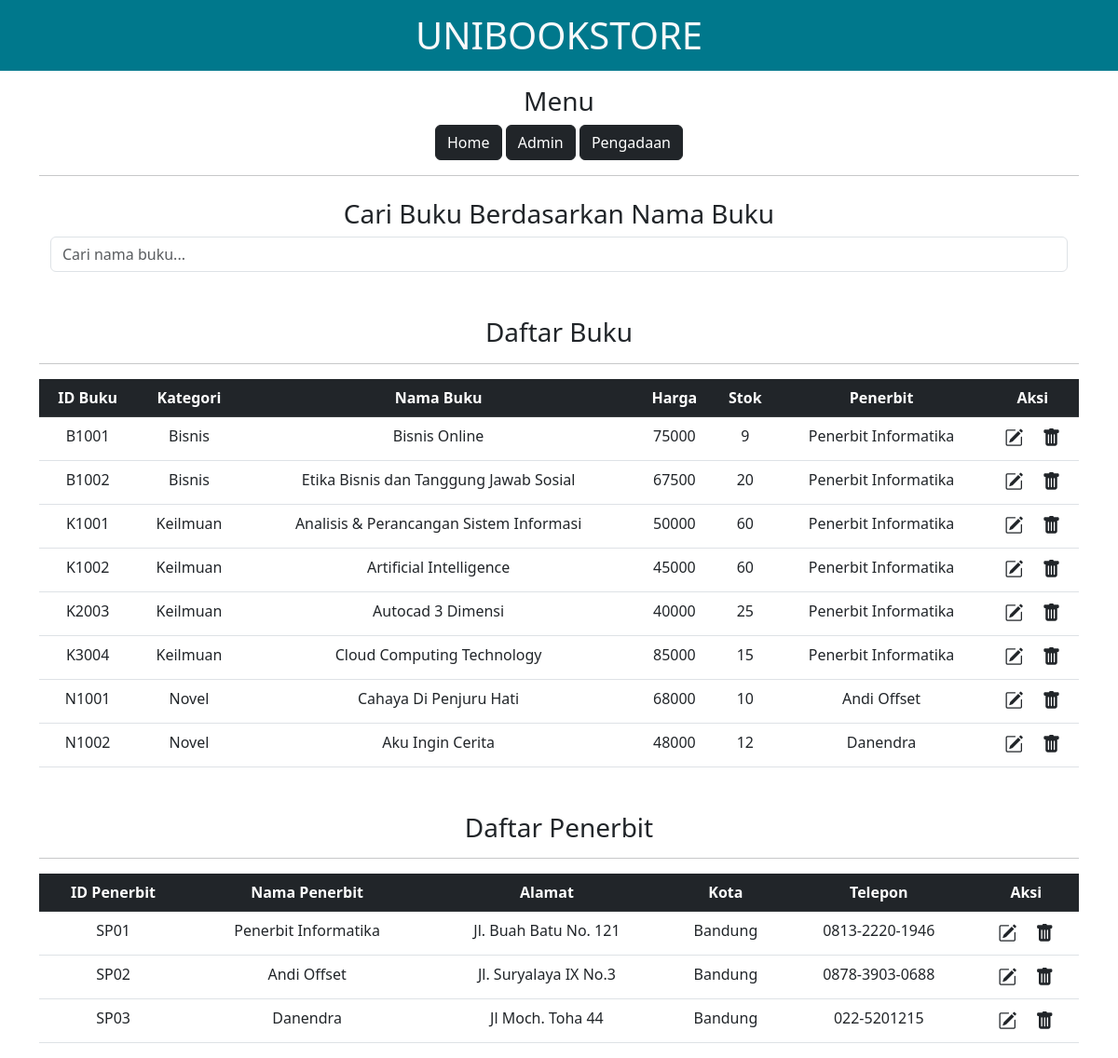
The page / on the database its author committed.
### tables this page shows
CREATE TABLE `buku` (
  `id_buku` varchar(5) NOT NULL,
  `kategori` varchar(50) NOT NULL,
  `nama_buku` varchar(50) NOT NULL,
  `harga` int(10) NOT NULL,
  `stok` int(3) NOT NULL,
  `penerbit` varchar(50) NOT NULL
);

CREATE TABLE `penerbit` (
  `id_penerbit` varchar(4) NOT NULL,
  `nama` varchar(50) NOT NULL,
  `alamat` varchar(50) NOT NULL,
  `kota` varchar(20) NOT NULL,
  `telepon` varchar(20) NOT NULL
);

### index.php (the view, shortened to what this page needs)
<!DOCTYPE html>
<html lang="en">
<head>
  <link href="https://cdn.jsdelivr.net/npm/bootstrap@5.3.0-alpha1/dist/css/bootstrap.min.css" rel="stylesheet">
  <link rel="stylesheet" href="https://cdn.jsdelivr.net/npm/bootstrap-icons@1.10.3/font/bootstrap-icons.css">
</head>
<body>
  <nav class="navbar navbar-light text-light justify-content-center fs-1 mb-3" style="background-color: #00788C;">
    UNIBOOKSTORE
  </nav>
  <div class="container">
    <div class="text-center mb-4">
      <h3>Menu</h3>
      <a href="index.php" class="btn btn-dark">Home</a>
      <a href="admin.php" class="btn btn-dark">Admin</a>
      <a href="pengadaan.php" class="btn btn-dark">Pengadaan</a>
      <hr>
    </div>
    <table class="table table-hover text-center mb-5" id="tabelBuku">
      <thead class="table-dark">
        <h3 class="text-center">Cari Buku Berdasarkan Nama Buku</h3>
        <div class="container justify-content-center">
          <form>
            <div class="row mb-5">
              <div class="col">
                <input class="form-control" type="text" id="inputCari" onkeyup="cariBuku()" placeholder="Cari nama buku...">
              </div>
            </div>
          </form>
        </div>
        <h3 class="text-center">Daftar Buku</h3>
        <hr>
        <tr>
          <th scope="col">ID Buku</th>
          <th scope="col">Kategori</th>
          <th scope="col">Nama Buku</th>
          <th scope="col">Harga</th>
          <th scope="col">Stok</th>
          <th scope="col">Penerbit</th>
          <th scope="col">Aksi</th>
        </tr>
      </thead>
      <tbody>
        <?php
        include 'db_conn.php';
        $sqlBuku = "SELECT * FROM `buku`";
        $hasilBuku = mysqli_query($conn, $sqlBuku);
        while ($row = mysqli_fetch_assoc($hasilBuku)) {
        ?>
          <tr>
            <td><?php echo $row['id_buku'] ?></td>
            <td><?php echo $row['kategori'] ?></td>
            <td><?php echo $row['nama_buku'] ?></td>
            <td><?php echo $row['harga'] ?></td>
            <td><?php echo $row['stok'] ?></td>
            <td><?php echo $row['penerbit'] ?></td>
            <td>
              <a href="edit_buku.php?id_buku=<?php echo $row['id_buku'] ?>" class="link-dark"><i class="bi bi-pencil-square fs-5 me-3"></i></a>
              <a href="delete_buku.php?id_buku=<?php echo $row['id_buku'] ?>" class="link-dark"><i class="bi bi-trash-fill fs-5"></i></a>
            </td>
          </tr>
        <?php
        }
        ?>
      </tbody>
    </table>
    <table class="table table-hover text-center">
      <thead class="table-dark">
        <h3 class="text-center">Daftar Penerbit</h3>
        <hr>
        <tr>
          <th scope="col">ID Penerbit</th>
          <th scope="col">Nama Penerbit</th>
          <th scope="col">Alamat</th>
          <th scope="col">Kota</th>
          <th scope="col">Telepon</th>
          <th scope="col">Aksi</th>
        </tr>
      </thead>
      <tbody>
        <?php
        include 'db_conn.php';
        $sqlPenerbit = "SELECT * FROM `penerbit`";
        $hasilPenerbit = mysqli_query($conn, $sqlPenerbit);
        while ($row = mysqli_fetch_assoc($hasilPenerbit)) {
        ?>
          <tr>
            <td><?php echo $row['id_penerbit'] ?></td>
            <td><?php echo $row['nama'] ?></td>
            <td><?php echo $row['alamat'] ?></td>
            <td><?php echo $row['kota'] ?></td>
            <td><?php echo $row['telepon'] ?></td>
            <td>
              <a href="edit_penerbit.php?id_penerbit=<?php echo $row['id_penerbit'] ?>" class="link-dark"><i class="bi bi-pencil-square fs-5 me-3"></i></a>
              <a href="delete_penerbit.php?id_penerbit=<?php echo $row['id_penerbit'] ?>" class="link-dark"><i class="bi bi-trash-fill fs-5"></i></a>
            </td>
          </tr>
        <?php
        }
        ?>
      </tbody>
    </table>
  </div>
</body>
</html>

### rows shown on the page
buku: id_buku "B1001", kategori "Bisnis", nama_buku "Bisnis Online", harga "75000", stok "9", penerbit "Penerbit Informatika"
buku: id_buku "B1002", kategori "Bisnis", nama_buku "Etika Bisnis dan Tanggung Jawab Sosial", harga "67500", stok "20", penerbit "Penerbit Informatika"
buku: id_buku "K1001", kategori "Keilmuan", nama_buku "Analisis & Perancangan Sistem Informasi", harga "50000", stok "60", penerbit "Penerbit Informatika"
buku: id_buku "K1002", kategori "Keilmuan", nama_buku "Artificial Intelligence", harga "45000", stok "60", penerbit "Penerbit Informatika"
buku: id_buku "K2003", kategori "Keilmuan", nama_buku "Autocad 3 Dimensi", harga "40000", stok "25", penerbit "Penerbit Informatika"
buku: id_buku "K3004", kategori "Keilmuan", nama_buku "Cloud Computing Technology", harga "85000", stok "15", penerbit "Penerbit Informatika"
buku: id_buku "N1001", kategori "Novel", nama_buku "Cahaya Di Penjuru Hati", harga "68000", stok "10", penerbit "Andi Offset"
buku: id_buku "N1002", kategori "Novel", nama_buku "Aku Ingin Cerita", harga "48000", stok "12", penerbit "Danendra"
penerbit: id_penerbit "SP01", nama "Penerbit Informatika", alamat "Jl. Buah Batu No. 121", kota "Bandung", telepon "0813-2220-1946"
penerbit: id_penerbit "SP02", nama "Andi Offset", alamat "Jl. Suryalaya IX No.3", kota "Bandung", telepon "0878-3903-0688"
penerbit: id_penerbit "SP03", nama "Danendra", alamat "Jl Moch. Toha 44", kota "Bandung", telepon "022-5201215"
